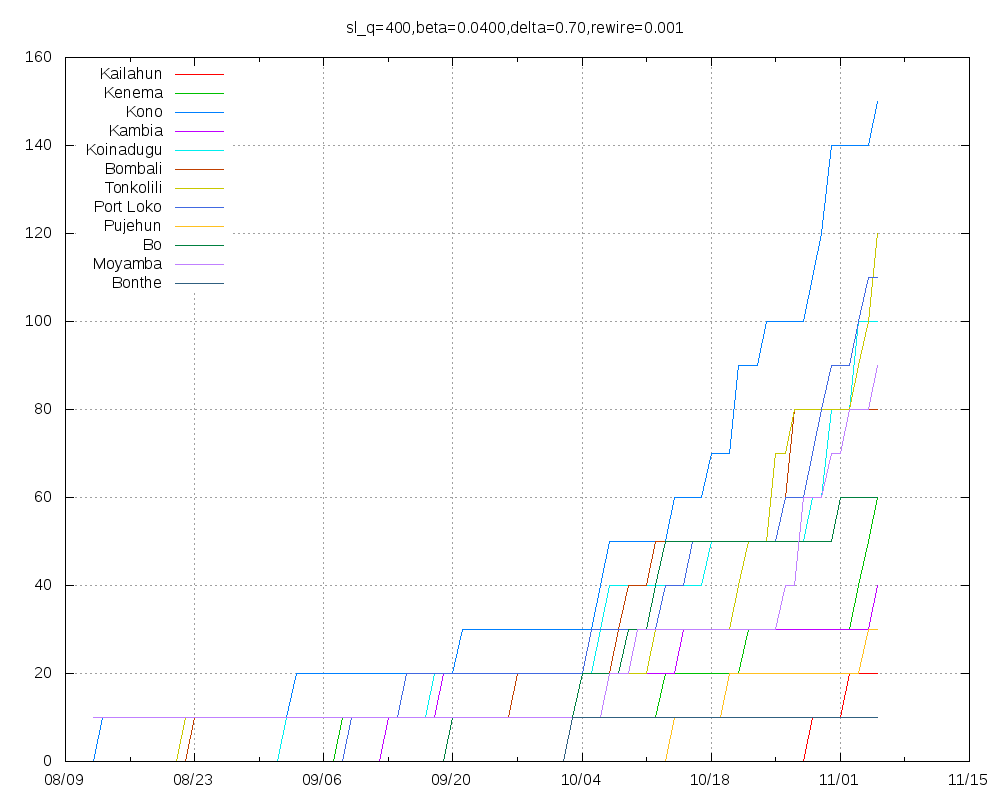

Source code (gnuplot):
set title "sl_q=400,beta=0.0400,delta=0.70,rewire=0.001"
set key top left
set grid
set xdata time
set timefmt "%Y-%m-%d"
set terminal png size 1000,800
set output "sl_q=400,beta=0.0400,delta=0.70,rewire=0.001.png"
plot "Kailahun.tab" using 1:2 title "Kailahun" with lines,"Kenema.tab" using 1:2 title "Kenema" with lines,"Kono.tab" using 1:2 title "Kono" with lines,"Kambia.tab" using 1:2 title "Kambia" with lines,"Koinadugu.tab" using 1:2 title "Koinadugu" with lines,"Bombali.tab" using 1:2 title "Bombali" with lines,"Tonkolili.tab" using 1:2 title "Tonkolili" with lines,"Port_Loko.tab" using 1:2 title "Port Loko" with lines,"Pujehun.tab" using 1:2 title "Pujehun" with lines,"Bo.tab" using 1:2 title "Bo" with lines,"Moyamba.tab" using 1:2 title "Moyamba" with lines,"Bonthe.tab" using 1:2 title "Bonthe" with lines
